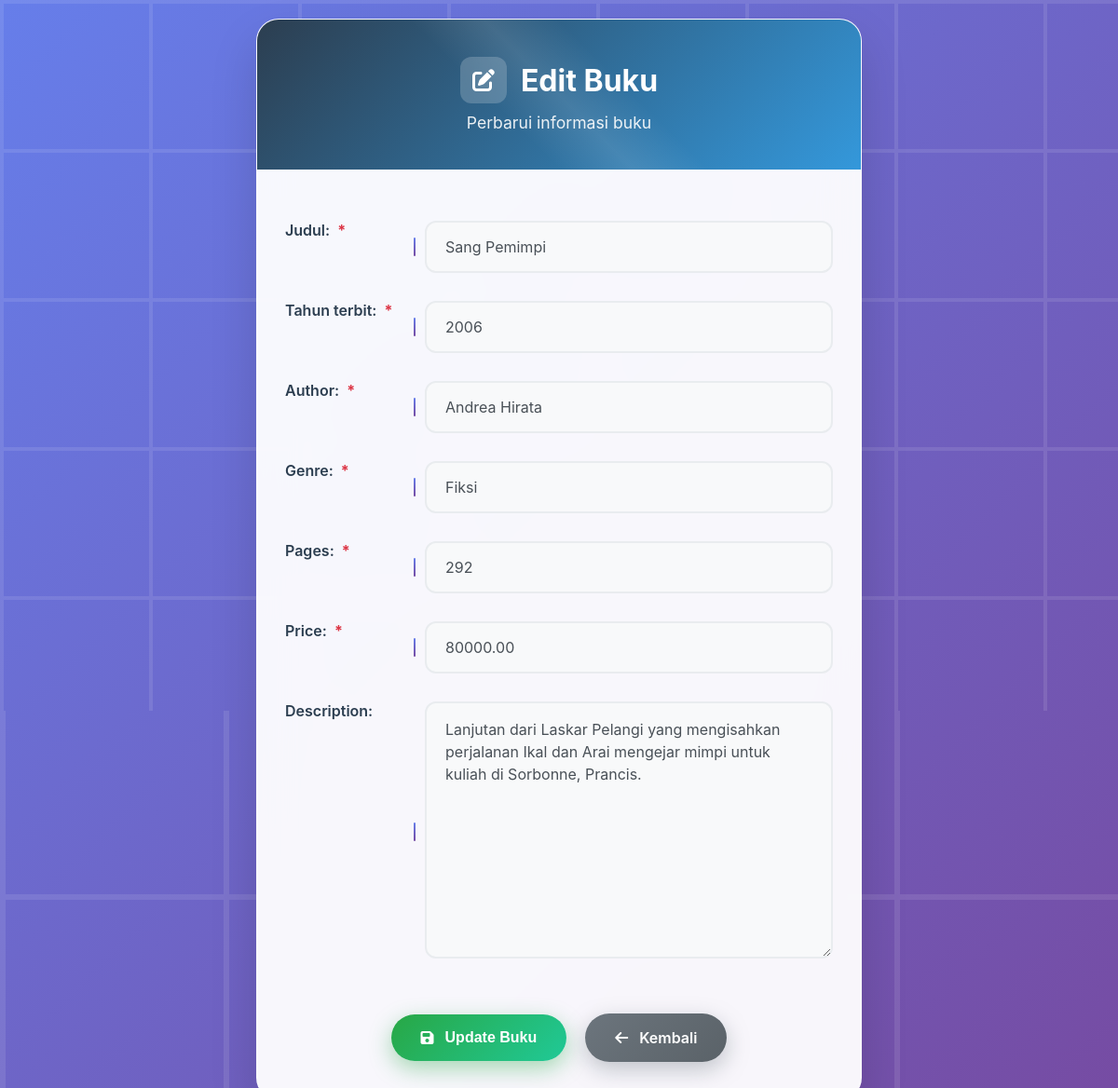
The app's page /update/5/ with its own data.
### book/models.py (models this page shows, shortened)
class Book(models.Model):
    judul = models.CharField(max_length=200)
    tahun_terbit = models.IntegerField()
    author = models.CharField(max_length=100)
    genre = models.CharField(max_length=50)
    pages = models.PositiveIntegerField()
    price = models.DecimalField(max_digits=10, decimal_places=2)
    description = models.TextField(blank=True)

### book/views.py (the view)
# urls.py: path('update/<int:pk>/', views.product_update, name='product_update'),
def product_update(request, pk):
    product = get_object_or_404(Book, pk=pk)
    if request.method == 'POST':
        form = ProductForm(request.POST, instance=product)
        if form.is_valid():
            form.save()
            messages.success(request, 'Produk berhasil diperbarui!')
            return redirect('product_list')
    else:
        form = ProductForm(instance=product)
    return render(request, 'product_form.html', {'form': form})

### book/forms.py
class ProductForm(forms.ModelForm):
    class Meta:
        model = Book
        fields = ['judul', 'tahun_terbit', 'author', 'genre', 'pages', 'price', 'description']

### book/templates/product_form.html (shortened to what this page needs)
{% load static %}
<!DOCTYPE html>
<html lang="id">
<head>
    <link href="https://cdnjs.cloudflare.com/ajax/libs/font-awesome/6.4.0/css/all.min.css" rel="stylesheet">
    <link rel="stylesheet" href="{% static 'css/style.css' %}">
</head>
<body>
    <div class="form-container">
        <div class="form-header">
            <h1>
                <div class="icon">
                    <i class="fas {{ form.instance.id|yesno:'fa-edit,fa-plus' }}"></i>
                </div>
                <span>{{ form.instance.id|yesno:"Edit Buku,Tambah Buku Baru" }}</span>
            </h1>
            <p>{{ form.instance.id|yesno:"Perbarui informasi buku,Lengkapi informasi buku dengan detail yang akurat" }}</p>
        </div>
        <div class="form-body">
            <form method="post" id="bookForm">
                <table class="form-table">
                    {% for field in form %}
                        <tr class="form-row">
                            <th>
                                {{ field.label_tag }}
                                {% if field.field.required %}
                                    <span class="required-indicator">*</span>
                                {% endif %}
                            </th>
                            <td>
                                {{ field }}
                            </td>
                        </tr>
                    {% endfor %}
                </table>
                <div class="form-actions">
                    <button type="submit" class="btn btn-primary" id="submitBtn">
                        <i class="fas fa-save"></i>
                        <span>{{ form.instance.id|yesno:"Update Buku,Simpan Buku" }}</span>
                    </button>
                    <a href="{% url 'product_list' %}" class="btn btn-secondary">
                        <i class="fas fa-arrow-left"></i>
                        <span>Kembali</span>
                    </a>
                </div>
            </form>
        </div>
    </div>
</body>
</html>

### book/templates/product_form.html (style rules this page uses)
* { margin: 0; padding: 0; box-sizing: border-box; }
body { font-family: 'Inter', 'Segoe UI', Tahoma, Geneva, Verdana, sans-serif; background: linear-gradient(135deg, #667eea 0%, #764ba2 100%); min-height: 100vh; padding: 20px; display: flex; align-items: center; justify-content: center; position: relative; }
body::before { content: ''; position: fixed; top: 0; left: 0; right: 0; bottom: 0; pointer-events: none; z-index: 0; }
.form-container { max-width: 650px; width: 100%; background: rgba(255, 255, 255, 0.95); border-radius: 24px; box-shadow: 0 25px 50px rgba(0, 0, 0, 0.15); overflow: hidden; backdrop-filter: blur(20px); border: 1px solid rgba(255, 255, 255, 0.2); position: relative; z-index: 1; animation: slideUp 0.8s cubic-bezier(0.4, 0, 0.2, 1); }
.form-header { background: linear-gradient(135deg, #2c3e50 0%, #3498db 100%); color: white; padding: 40px 30px; text-align: center; position: relative; overflow: hidden; }
.form-header::before { content: ''; position: absolute; top: 0; left: 0; right: 0; bottom: 0; background: linear-gradient(45deg, transparent 40%, rgba(255,255,255,0.1) 50%, transparent 60%); animation: shimmer 3s infinite; }
.form-header h1 { font-size: 2rem; font-weight: 700; margin-bottom: 10px; position: relative; z-index: 1; display: flex; align-items: center; justify-content: center; gap: 15px; }
.form-header .icon { width: 50px; height: 50px; background: rgba(255, 255, 255, 0.2); border-radius: 12px; display: flex; align-items: center; justify-content: center; font-size: 1.5rem; backdrop-filter: blur(10px); }
.form-header p { font-size: 1.1rem; opacity: 0.9; position: relative; z-index: 1; }
.form-body { padding: 40px 30px; }
.form-table { width: 100%; border-collapse: separate; border-spacing: 0; }
.form-table th { text-align: left; padding: 15px 20px 15px 0; font-weight: 600; color: #2c3e50; font-size: 1rem; vertical-align: top; position: relative; width: 150px; }
.form-table th::after { content: ''; position: absolute; right: 10px; top: 50%; transform: translateY(-50%); width: 2px; height: 20px; background: linear-gradient(to bottom, #667eea, #764ba2); border-radius: 1px; }
.form-table td { padding: 15px 0; position: relative; }
.form-table input, .form-table textarea, .form-table select { width: 100%; padding: 16px 20px; border: 2px solid #e9ecef; border-radius: 12px; font-size: 1rem; transition: all 0.3s cubic-bezier(0.4, 0, 0.2, 1); background: #f8f9fa; color: #495057; font-family: inherit; }
.form-table textarea { resize: vertical; min-height: 120px; font-family: inherit; line-height: 1.5; }
.form-table input[type="number"] { -moz-appearance: textfield; }
.form-actions { display: flex; gap: 20px; margin-top: 40px; justify-content: center; align-items: center; }
.btn { padding: 16px 32px; border: none; border-radius: 50px; font-size: 1rem; font-weight: 600; text-decoration: none; display: inline-flex; align-items: center; gap: 12px; cursor: pointer; transition: all 0.3s cubic-bezier(0.4, 0, 0.2, 1); text-align: center; min-width: 150px; justify-content: center; position: relative; overflow: hidden; }
.btn::before { content: ''; position: absolute; top: 0; left: -100%; width: 100%; height: 100%; background: linear-gradient(90deg, transparent, rgba(255,255,255,0.3), transparent); transition: left 0.5s; }
.btn-primary { background: linear-gradient(135deg, #28a745, #20c997); color: white; box-shadow: 0 8px 25px rgba(40, 167, 69, 0.4); }
.btn-secondary { background: linear-gradient(135deg, #6c757d, #5a6268); color: white; box-shadow: 0 8px 25px rgba(108, 117, 125, 0.4); }
.required-indicator { color: #dc3545; font-weight: bold; margin-left: 4px; }
.form-row { border-bottom: 1px solid rgba(0,0,0,0.05); transition: background-color 0.3s ease; }
.form-row:last-child { border-bottom: none; }

### records on screen
Book: instance.id "Edit Buku", instance.id "Perbarui informasi buku", form "Sang Pemimpi" "2006" "Andrea Hirata" "Fiksi" "292" "80000.00" "Lanjutan dari Laskar Pelangi yang mengisahkan perjalanan Ikal dan Arai mengejar mimpi untuk kuliah di Sorbonne, Prancis.", instance.id "Update Buku"

### other values on screen
{{ field.label_tag }} "Judul:" "Tahun terbit:" "Author:" "Genre:" "Pages:" "Price:" "Description:"
